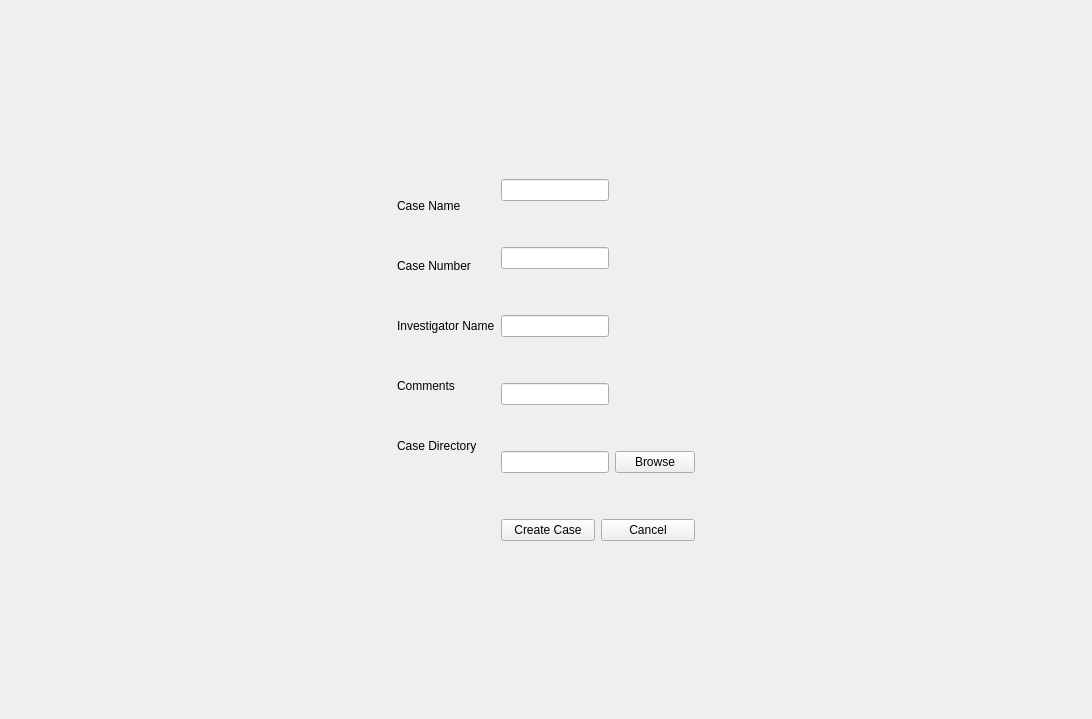
      <widget class="QWidget" name="page">
       <layout class="QGridLayout" name="gridLayout_14">
        <item row="0" column="1">
         <spacer name="verticalSpacer_9">
          <property name="orientation">
           <enum>Qt::Vertical</enum>
          </property>
          <property name="sizeHint" stdset="0">
           <size>
            <width>20</width>
            <height>168</height>
           </size>
          </property>
         </spacer>
        </item>
        <item row="1" column="0">
         <spacer name="horizontalSpacer_7">
          <property name="orientation">
           <enum>Qt::Horizontal</enum>
          </property>
          <property name="sizeHint" stdset="0">
           <size>
            <width>386</width>
            <height>20</height>
           </size>
          </property>
         </spacer>
        </item>
        <item row="1" column="1">
         <layout class="QGridLayout" name="gridLayout_13">
          <item row="0" column="0">
           <layout class="QVBoxLayout" name="verticalLayout">
            <item>
             <widget class="QLabel" name="label">
              <property name="text">
               <string>Case Name</string>
              </property>
             </widget>
            </item>
            <item>
             <widget class="QLabel" name="label_2">
              <property name="text">
               <string>Case Number</string>
              </property>
             </widget>
            </item>
            <item>
             <widget class="QLabel" name="label_3">
              <property name="text">
               <string>Investigator Name</string>
              </property>
             </widget>
            </item>
            <item>
             <widget class="QLabel" name="label_4">
              <property name="text">
               <string>Comments</string>
              </property>
             </widget>
            </item>
            <item>
             <widget class="QLabel" name="label_6">
              <property name="text">
               <string>Case Directory</string>
              </property>
             </widget>
            </item>
           </layout>
          </item>
          <item row="0" column="1" colspan="2">
           <layout class="QGridLayout" name="gridLayout_7">
            <item row="0" column="0">
             <widget class="QLineEdit" name="casename">
              <property name="maximumSize">
               <size>
                <width>250</width>
                <height>100</height>
               </size>
              </property>
             </widget>
            </item>
            <item row="2" column="0">
             <widget class="QLineEdit" name="casenumber">
              <property name="maximumSize">
               <size>
                <width>250</width>
                <height>100</height>
               </size>
              </property>
             </widget>
            </item>
            <item row="4" column="0">
             <widget class="QLineEdit" name="investigatorname">
              <property name="maximumSize">
               <size>
                <width>250</width>
                <height>100</height>
               </size>
              </property>
             </widget>
            </item>
            <item row="6" column="0">
             <widget class="QLineEdit" name="comments">
              <property name="maximumSize">
               <size>
                <width>250</width>
                <height>100</height>
               </size>
              </property>
             </widget>
            </item>
            <item row="8" column="0">
             <widget class="QLineEdit" name="caseDirectoryInput">
              <property name="maximumSize">
               <size>
                <width>250</width>
                <height>100</height>
               </size>
              </property>
             </widget>
            </item>
            <item row="1" column="0">
             <spacer name="verticalSpacer">
              <property name="orientation">
               <enum>Qt::Vertical</enum>
              </property>
              <property name="sizeHint" stdset="0">
               <size>
                <width>20</width>
                <height>40</height>
               </size>
              </property>
             </spacer>
            </item>
            <item row="3" column="0">
             <spacer name="verticalSpacer_2">
              <property name="orientation">
               <enum>Qt::Vertical</enum>
              </property>
              <property name="sizeHint" stdset="0">
               <size>
                <width>20</width>
                <height>40</height>
               </size>
              </property>
             </spacer>
            </item>
            <item row="5" column="0">
             <spacer name="verticalSpacer_3">
              <property name="orientation">
               <enum>Qt::Vertical</enum>
              </property>
              <property name="sizeHint" stdset="0">
               <size>
                <width>20</width>
                <height>40</height>
               </size>
              </property>
             </spacer>
            </item>
            <item row="7" column="0">
             <spacer name="verticalSpacer_4">
              <property name="orientation">
               <enum>Qt::Vertical</enum>
              </property>
              <property name="sizeHint" stdset="0">
               <size>
                <width>20</width>
                <height>40</height>
               </size>
              </property>
             </spacer>
            </item>
            <item row="8" column="1">
             <widget class="QPushButton" name="BrowseCreateCase">
              <property name="text">
               <string>Browse</string>
              </property>
             </widget>
            </item>
           </layout>
          </item>
          <item row="2" column="1">
           <widget class="QPushButton" name="caseInformationButton">
            <property name="maximumSize">
             <size>
              <width>250</width>
              <height>250</height>
             </size>
            </property>
            <property name="text">
             <string>Create Case</string>
            </property>
           </widget>
          </item>
          <item row="2" column="2">
           <widget class="QPushButton" name="goBackPushButton2">
            <property name="text">
             <string>Cancel</string>
            </property>
           </widget>
          </item>
          <item row="1" column="1">
           <spacer name="verticalSpacer_13">
            <property name="orientation">
             <enum>Qt::Vertical</enum>
            </property>
            <property name="sizeHint" stdset="0">
             <size>
              <width>20</width>
              <height>40</height>
             </size>
            </property>
           </spacer>
          </item>
         </layout>
        </item>
        <item row="1" column="2">
         <spacer name="horizontalSpacer_8">
          <property name="orientation">
           <enum>Qt::Horizontal</enum>
          </property>
          <property name="sizeHint" stdset="0">
           <size>
            <width>386</width>
            <height>20</height>
           </size>
          </property>
         </spacer>
        </item>
        <item row="2" column="1">
         <spacer name="verticalSpacer_10">
          <property name="orientation">
           <enum>Qt::Vertical</enum>
          </property>
          <property name="sizeHint" stdset="0">
           <size>
            <width>20</width>
            <height>167</height>
           </size>
          </property>
         </spacer>
        </item>
       </layout>
      </widget>
